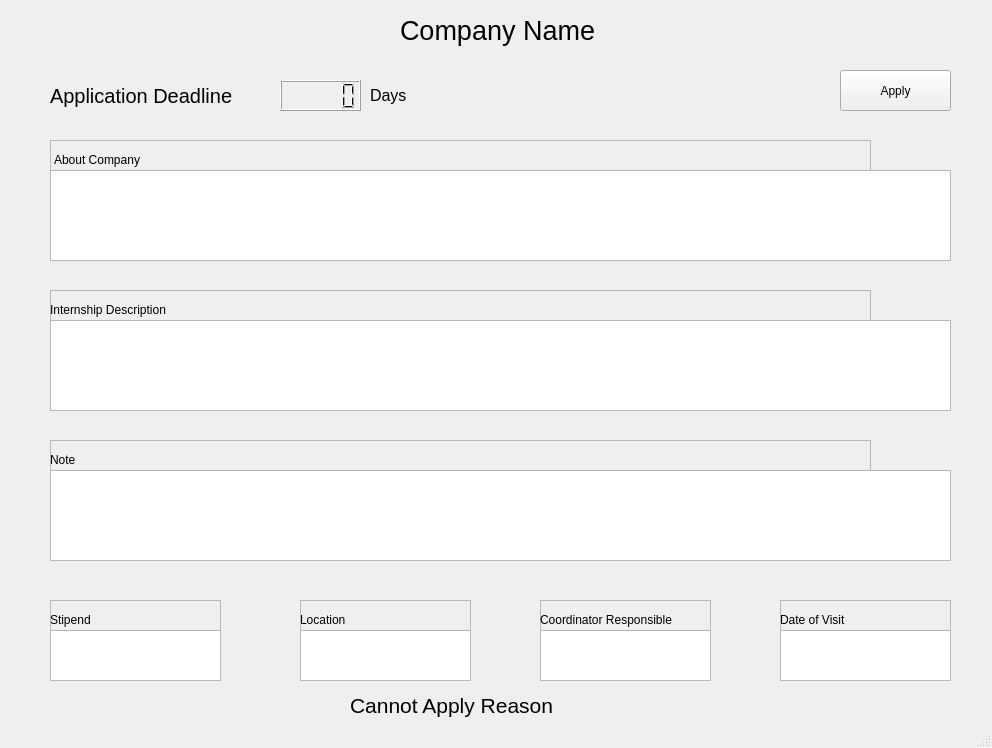
<?xml version="1.0" encoding="UTF-8"?>
<ui version="4.0">
 <class>MainWindow</class>
 <widget class="QMainWindow" name="MainWindow">
  <property name="geometry">
   <rect>
    <x>0</x>
    <y>0</y>
    <width>992</width>
    <height>748</height>
   </rect>
  </property>
  <property name="windowTitle">
   <string>MainWindow</string>
  </property>
  <widget class="QWidget" name="centralwidget">
   <widget class="QLabel" name="label">
    <property name="geometry">
     <rect>
      <x>400</x>
      <y>0</y>
      <width>241</width>
      <height>61</height>
     </rect>
    </property>
    <property name="font">
     <font>
      <pointsize>20</pointsize>
     </font>
    </property>
    <property name="text">
     <string>Company Name</string>
    </property>
   </widget>
   <widget class="QLCDNumber" name="lcdNumber">
    <property name="geometry">
     <rect>
      <x>280</x>
      <y>80</y>
      <width>81</width>
      <height>31</height>
     </rect>
    </property>
   </widget>
   <widget class="QLabel" name="label_2">
    <property name="geometry">
     <rect>
      <x>50</x>
      <y>70</y>
      <width>241</width>
      <height>51</height>
     </rect>
    </property>
    <property name="font">
     <font>
      <pointsize>15</pointsize>
      <weight>50</weight>
      <bold>false</bold>
     </font>
    </property>
    <property name="text">
     <string>Application Deadline</string>
    </property>
   </widget>
   <widget class="QLabel" name="label_3">
    <property name="geometry">
     <rect>
      <x>54</x>
      <y>150</y>
      <width>101</width>
      <height>20</height>
     </rect>
    </property>
    <property name="text">
     <string>About Company</string>
    </property>
   </widget>
   <widget class="QPlainTextEdit" name="plainTextEdit">
    <property name="geometry">
     <rect>
      <x>50</x>
      <y>170</y>
      <width>901</width>
      <height>91</height>
     </rect>
    </property>
   </widget>
   <widget class="QLabel" name="label_4">
    <property name="geometry">
     <rect>
      <x>50</x>
      <y>300</y>
      <width>131</width>
      <height>20</height>
     </rect>
    </property>
    <property name="text">
     <string>Internship Description</string>
    </property>
   </widget>
   <widget class="QPlainTextEdit" name="plainTextEdit_2">
    <property name="geometry">
     <rect>
      <x>50</x>
      <y>320</y>
      <width>901</width>
      <height>91</height>
     </rect>
    </property>
   </widget>
   <widget class="QLabel" name="label_5">
    <property name="geometry">
     <rect>
      <x>50</x>
      <y>450</y>
      <width>131</width>
      <height>20</height>
     </rect>
    </property>
    <property name="text">
     <string>Note</string>
    </property>
   </widget>
   <widget class="QPlainTextEdit" name="plainTextEdit_3">
    <property name="geometry">
     <rect>
      <x>50</x>
      <y>470</y>
      <width>901</width>
      <height>91</height>
     </rect>
    </property>
   </widget>
   <widget class="QFrame" name="frame">
    <property name="geometry">
     <rect>
      <x>50</x>
      <y>140</y>
      <width>821</width>
      <height>121</height>
     </rect>
    </property>
    <property name="frameShape">
     <enum>QFrame::StyledPanel</enum>
    </property>
    <property name="frameShadow">
     <enum>QFrame::Raised</enum>
    </property>
   </widget>
   <widget class="QFrame" name="frame_2">
    <property name="geometry">
     <rect>
      <x>50</x>
      <y>290</y>
      <width>821</width>
      <height>121</height>
     </rect>
    </property>
    <property name="frameShape">
     <enum>QFrame::StyledPanel</enum>
    </property>
    <property name="frameShadow">
     <enum>QFrame::Raised</enum>
    </property>
   </widget>
   <widget class="QFrame" name="frame_3">
    <property name="geometry">
     <rect>
      <x>50</x>
      <y>440</y>
      <width>821</width>
      <height>121</height>
     </rect>
    </property>
    <property name="frameShape">
     <enum>QFrame::StyledPanel</enum>
    </property>
    <property name="frameShadow">
     <enum>QFrame::Raised</enum>
    </property>
   </widget>
   <widget class="QFrame" name="frame_4">
    <property name="geometry">
     <rect>
      <x>50</x>
      <y>600</y>
      <width>171</width>
      <height>81</height>
     </rect>
    </property>
    <property name="frameShape">
     <enum>QFrame::StyledPanel</enum>
    </property>
    <property name="frameShadow">
     <enum>QFrame::Raised</enum>
    </property>
    <widget class="QLabel" name="label_6">
     <property name="geometry">
      <rect>
       <x>0</x>
       <y>10</y>
       <width>101</width>
       <height>20</height>
      </rect>
     </property>
     <property name="text">
      <string>Stipend</string>
     </property>
    </widget>
    <widget class="QTextEdit" name="textEdit">
     <property name="geometry">
      <rect>
       <x>0</x>
       <y>30</y>
       <width>171</width>
       <height>51</height>
      </rect>
     </property>
    </widget>
   </widget>
   <widget class="QFrame" name="frame_5">
    <property name="geometry">
     <rect>
      <x>300</x>
      <y>600</y>
      <width>171</width>
      <height>81</height>
     </rect>
    </property>
    <property name="frameShape">
     <enum>QFrame::StyledPanel</enum>
    </property>
    <property name="frameShadow">
     <enum>QFrame::Raised</enum>
    </property>
    <widget class="QLabel" name="label_7">
     <property name="geometry">
      <rect>
       <x>0</x>
       <y>10</y>
       <width>101</width>
       <height>20</height>
      </rect>
     </property>
     <property name="text">
      <string>Location</string>
     </property>
    </widget>
    <widget class="QTextEdit" name="textEdit_2">
     <property name="geometry">
      <rect>
       <x>0</x>
       <y>30</y>
       <width>171</width>
       <height>51</height>
      </rect>
     </property>
    </widget>
   </widget>
   <widget class="QFrame" name="frame_6">
    <property name="geometry">
     <rect>
      <x>540</x>
      <y>600</y>
      <width>171</width>
      <height>81</height>
     </rect>
    </property>
    <property name="frameShape">
     <enum>QFrame::StyledPanel</enum>
    </property>
    <property name="frameShadow">
     <enum>QFrame::Raised</enum>
    </property>
    <widget class="QLabel" name="label_8">
     <property name="geometry">
      <rect>
       <x>0</x>
       <y>10</y>
       <width>151</width>
       <height>20</height>
      </rect>
     </property>
     <property name="text">
      <string>Coordinator Responsible</string>
     </property>
    </widget>
    <widget class="QTextEdit" name="textEdit_3">
     <property name="geometry">
      <rect>
       <x>0</x>
       <y>30</y>
       <width>171</width>
       <height>51</height>
      </rect>
     </property>
    </widget>
   </widget>
   <widget class="QFrame" name="frame_7">
    <property name="geometry">
     <rect>
      <x>780</x>
      <y>600</y>
      <width>171</width>
      <height>81</height>
     </rect>
    </property>
    <property name="frameShape">
     <enum>QFrame::StyledPanel</enum>
    </property>
    <property name="frameShadow">
     <enum>QFrame::Raised</enum>
    </property>
    <widget class="QLabel" name="label_9">
     <property name="geometry">
      <rect>
       <x>0</x>
       <y>10</y>
       <width>151</width>
       <height>20</height>
      </rect>
     </property>
     <property name="text">
      <string>Date of Visit</string>
     </property>
    </widget>
    <widget class="QTextEdit" name="textEdit_4">
     <property name="geometry">
      <rect>
       <x>0</x>
       <y>30</y>
       <width>171</width>
       <height>51</height>
      </rect>
     </property>
    </widget>
   </widget>
   <widget class="QPushButton" name="pushButton">
    <property name="geometry">
     <rect>
      <x>840</x>
      <y>70</y>
      <width>111</width>
      <height>41</height>
     </rect>
    </property>
    <property name="text">
     <string>Apply</string>
    </property>
   </widget>
   <widget class="QLabel" name="label_notapplicable">
    <property name="geometry">
     <rect>
      <x>790</x>
      <y>100</y>
      <width>55</width>
      <height>16</height>
     </rect>
    </property>
    <property name="text">
     <string/>
    </property>
   </widget>
   <widget class="QLabel" name="label_10">
    <property name="geometry">
     <rect>
      <x>370</x>
      <y>70</y>
      <width>71</width>
      <height>51</height>
     </rect>
    </property>
    <property name="font">
     <font>
      <pointsize>12</pointsize>
      <weight>50</weight>
      <bold>false</bold>
     </font>
    </property>
    <property name="text">
     <string>Days</string>
    </property>
   </widget>
   <widget class="QLabel" name="label_11">
    <property name="geometry">
     <rect>
      <x>350</x>
      <y>690</y>
      <width>231</width>
      <height>31</height>
     </rect>
    </property>
    <property name="font">
     <font>
      <pointsize>16</pointsize>
     </font>
    </property>
    <property name="text">
     <string>Cannot Apply Reason</string>
    </property>
   </widget>
   <zorder>frame_3</zorder>
   <zorder>frame_2</zorder>
   <zorder>frame</zorder>
   <zorder>label</zorder>
   <zorder>lcdNumber</zorder>
   <zorder>label_2</zorder>
   <zorder>label_3</zorder>
   <zorder>plainTextEdit</zorder>
   <zorder>label_4</zorder>
   <zorder>plainTextEdit_2</zorder>
   <zorder>label_5</zorder>
   <zorder>plainTextEdit_3</zorder>
   <zorder>frame_4</zorder>
   <zorder>frame_5</zorder>
   <zorder>frame_6</zorder>
   <zorder>frame_7</zorder>
   <zorder>pushButton</zorder>
   <zorder>label_notapplicable</zorder>
   <zorder>label_10</zorder>
   <zorder>label_11</zorder>
  </widget>
  <widget class="QStatusBar" name="statusbar"/>
 </widget>
 <resources/>
 <connections/>
</ui>
